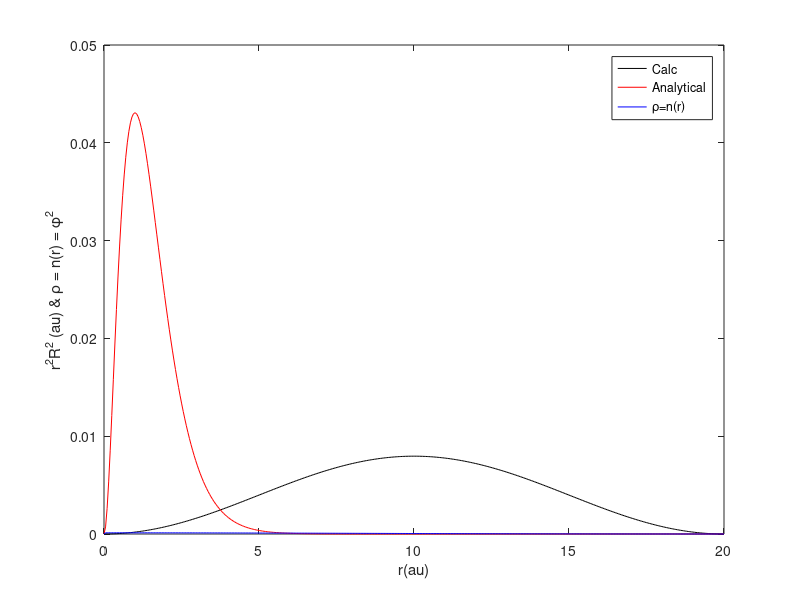

MATLAB code for this plot:
% Solve Schrodinger equation (for hydrogen atom) using finite differences.
% Differential equation: -1/2*y'' - 1/x * y = ey. e = eigenvalue. 
% Solve using equidistant finite differences.

%% #Armin: I followed the instruction here. The output plot shows analytical 
%          and calcualted values are very close
%%

clear variables; clc; close all;

% Construct mesh with npts mesh points. rmin and rmax are the end points of the mesh.
rmin = 0.00000001;
rmax = 20;
npts = 400;

r = linspace(rmin,rmax,npts);
h = (rmin - rmax)/npts ;% h is the step size
%% #Armin: It may be more efficient to use toeplitz function to make a toeplitz
% Construct tridiagonal matrix A. This square matrix has dimension npts-2.
% Zero the matrix
A=-2*eye(npts-2,npts-2);          %Diagonal
B = zeros(1,npts-2);
B(1)= -2; B(2) = 1;
A = toeplitz(B);

% rescale A so that we get an ordinary eigenvalue problem
A = A./(-2*h^2);

% Solve (A + eE)y = 0. E = unity matrix. 
e1 = eig(A);
[emin,iemin] = min(e1); % find the ground state
[v,d] = eig(A); % column iemin of v should be the ground-state eigenvector.
%% #Armin: v(:,iemin) is the right eigen vectore here which is the solution! 
ymin = v(:,iemin); 

% re-index
for i = 1:npts-2,
   yminfinal(i+1) = ymin(i);
end
%% #Armin: after applying boundry conditions, yminfinal = r*phi
% Boundary conditions. Wave function is zero at first and last point, y(1) = y(npts) = 0,
% enabling the simple matrix eigenvalue formulation of the equation.
% set the end point values to the boundary condition values.
yminfinal(1) = 0; yminfinal(npts) = 0;

% and then we want the charge density:  rho = |phi|^2, yminfinal = r * phi
phi = yminfinal./r;
rho = abs(phi) .* abs(phi);
r2R2Calc = yminfinal .* yminfinal;

% check the norm
rhoNorm = trapz(r,rho);
yNorm = trapz(r,yminfinal);

% analytical solutions for comparison
% hydrogen r^2*R_{10}^2, i.e., density*r^2

for i = 1:npts,
   r2R2Anal(i) = (r(i)^2)/pi*exp(-2*r(i));
end
r2R2Norm = trapz(r,r2R2Anal); % = 1 as expected when the factor 4pi is included. 


% Normalize the calculated r2R2 solution to 1/4*pi
r2R2Calc = r2R2Calc./(trapz(r,r2R2Calc)*4*pi);



figure(2)
clf
hold on
plot(r,r2R2Calc,'k-')
plot(r,r2R2Anal,'r-')
plot(r,rho,'b-')

legend('Calc','Analytical','\rho=n(r)')
xlabel('r(au)')
ylabel('r^2R^2 (au) & \rho = n(r) = \phi^2')
box on
